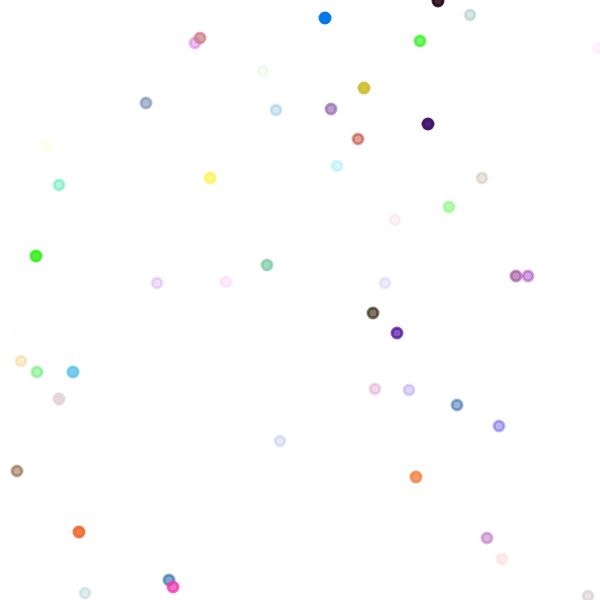
Frame 1 (no input)
Frame 60 (no input): identical to frame 1, image omitted
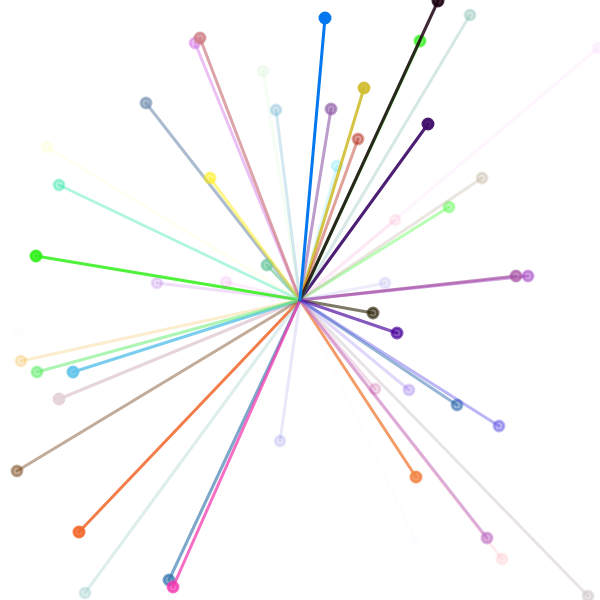
Frame 120 (the mouse pressed at the canvas centre since frame 60)

The p5.js sketch that drew these frames (run headless with seeded random() and noise() and a simulated clock; from frame 60 on, the mouse is pressed at the canvas centre):

// p5.js sketch
// ── sketch.js
let pins = [];
let colors = [];
let maxnum = 50;

function setup() {
  createCanvas(600, 600);
  createPins();
  createColors();
}

function draw() {
  background(255);
  display();
}

function createPins() {
  for (let i = 0; i < maxnum; i++) { //create a 2D array to hold pin coord
    let x = int(random(0, width));
    let y = int(random(0, height));
    pins[i] = createVector(x, y); //assign vector
  }
}

function display() {
  for (let i = 0; i < maxnum; i++) {
    stroke(colors[i]);
    strokeWeight(3)
    fill(colors[i]);
    ellipse(pins[i].x, pins[i].y, 10, 10)
    if (mouseIsPressed) {
      line(pins[i].x, pins[i].y, mouseX, mouseY);
    }
  }
}

function createColors() {
  for (let i = 0; i < maxnum; i++) {
    colors[i] = randomColor();
  }
}

function randomColor() {
  c = color(random(0, 255), random(0, 255), random(0, 255), random(0, 255));
  return c;
}
